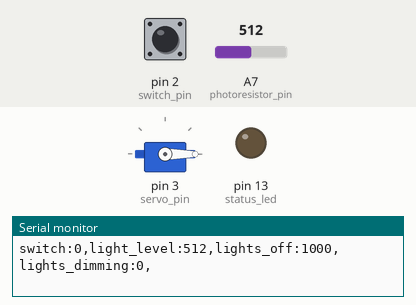
Simulated run of this sketch. Board: Arduino Nano, built with avr-gcc and run on an emulated ATmega328P. Parts: servo, output pins drawn as LEDs (lit = HIGH), the last lines printed to the serial monitor. The inputs (shaded band) are chosen by the test bench; at power-on: pin 2 (switch_pin) HIGH, A7 (photoresistor_pin) = 512.

Above: at 4.4 s.
4.5 s: pin 2 (switch_pin) pulled LOW for 1.2 s
At 6.3 s:
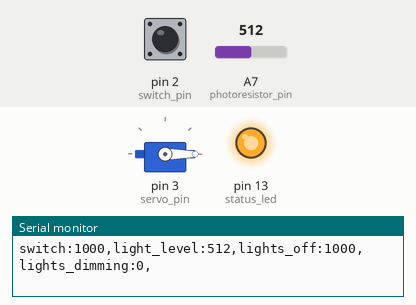
8.0 s: pin 2 (switch_pin) pulled LOW for 3.2 s
At 8.63 s:
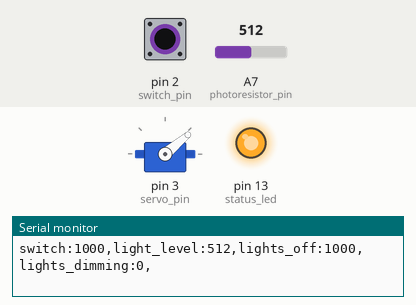
15.2 s: pin 2 (switch_pin) pulsed LOW 5 times (0.12 s each, 0.3 s apart)
At 19.2 s:
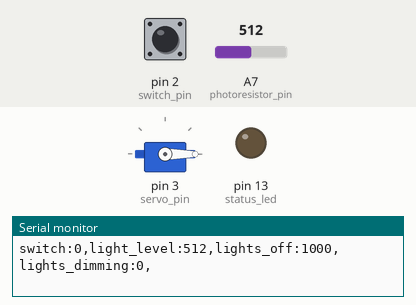
20.7 s: pin 2 (switch_pin) pulsed LOW 5 times (0.12 s each, 0.3 s apart)
At 21.8 s:
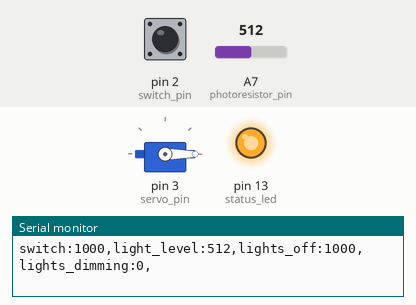
Timing chart, 0 to 24.8 s (numbered marks = the images above; inputs shaded):
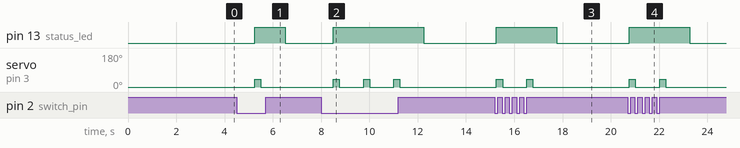

Measured:
- after the input at 4.5 s, pin 13 (status_led): LOW → HIGH after 0.75 s, → LOW 1.3 s later; servo on pin 3 (servo_pin): 0° → 40° after 0.75 s, → 0° 0.25 s later
- after the input at 8.0 s, pin 13 (status_led): LOW → HIGH after 0.51 s, → LOW 3.8 s later; servo on pin 3 (servo_pin): alternates 40° for 0.25 s and 0° for 1.0 s, 6 changes in all, then stays 0°, starting after 0.51 s
- after the input at 15.2 s, pin 13 (status_led): LOW → HIGH after 0.06 s, → LOW 2.5 s later; servo on pin 3 (servo_pin): alternates 40° for 0.25 s and 0° for 1.0 s, 4 changes in all, then stays 0°, starting after 0.06 s
- after the input at 20.7 s, pin 13 (status_led): LOW → HIGH after 0.07 s, → LOW 2.5 s later; servo on pin 3 (servo_pin): alternates 40° for 0.25 s and 0° for 1.0 s, 4 changes in all, then stays 0°, starting after 0.07 s

The sketch:

lightomatic3000.ino
```cpp
/**
 * @file lightomatic3000.ino
 * @author Scott Chow
 * @brief Runs the lightomatic3000 program to keep the lights on
 */

#include <Servo.h>

// Serial Comms variables
bool debug = true;
bool plot = true;
int baud_rate = 9600;

// Servo variables
Servo servo;          // create servo object to control a servo
int pos = 0;          // variable to store the servo position
int press_angle = 40; // how much the servo should turn to press the button

// Room state variables
static bool switch_on = false;
static bool lights_dimming = false;
static bool lights_off = false;

// Photoresistor light detection variables
// light levels calibrated based on 10k resistor running off of 5V
// Estimated based on 3.3V values (should be about 1.5x the 3.3V values)
int lightLevel = 0;
int threshold_dimming = 825; // threshold for the room lights to be considered dimming (525*1.515)
int threshold_off = 600;     // threshold for the room lights to be considered off (400*1.515)

// Pin Inputs
const int switch_pin = 2;
const int photoresistor_pin = A7;
// Pin Outputs
const int servo_pin = 3;
const int status_led = LED_BUILTIN; // 13 is built in LED

/**
 * @brief Updates the light status based on the photoresistor reading
 *        and prints out the status to a serial plotter if flag is set
 */
void update_light_status()
{
  photoresistor_loop(photoresistor_pin); // check room status
  if (debug || plot)
  {
    Serial.print("light_level:");
    Serial.print(lightLevel);
    Serial.print(",");
  }
  lights_off = lightLevel <= threshold_off;
  lights_dimming = !lights_off & (lightLevel <= threshold_dimming);
  if (plot)
  {
    Serial.print("lights_off:");
    Serial.print(1000 * (int)lights_off);
    Serial.print(",");
    Serial.print("lights_dimming:");
    Serial.print(1000 * (int)lights_dimming);
    Serial.print(",");
  }
}

/**
 * @brief Updates the switch status based on the switch reading
 *       and prints out the status to a serial plotter if flag is set
 */
void update_switch_status()
{
  switch_loop(switch_pin, status_led); // check if switch is on
  // If we are plotting, print switch status in
  // plottable format
  if (plot)
  {
    // Multiply by 1000 to make switch show up on plot with light level
    Serial.print("switch:");
    Serial.print(1000 * (int)switch_on);
    Serial.print(",");
  }
  // Otherwise just print status message as normal
  else if (debug)
  {
    Serial.print("Status: switch=");
    Serial.println(switch_on ? "on" : "off");
  }
}

/**
 * @brief Sets up the servo, photoresistor, and switch.
 *        Sets up serial comms if debug or plot flags are set
 */
void setup()
{
  servo_setup(servo_pin);
  photoresistor_setup(photoresistor_pin);
  switch_setup(switch_pin, status_led);

  if (debug | plot)
  {
    Serial.begin(baud_rate);
  }
  delay(1000 * 3); // wait 3 seconds before starting
}

/**
 * @brief Main execution loop
 *
 */
void loop()
{
  update_switch_status();
  update_light_status();

  // if the switch is on, and the room is dark, press the button
  if (switch_on)
  {
    // if lights are dimming give it 2 seconds to see if it is actually off
    // because someone pressed the light switch
    if (lights_dimming)
    {
      delay(2000);
      update_light_status();
    }
    // if the light are still dimming, do a double press
    if (lights_dimming)
    {
      press_button(press_angle);
      delay(1000);
      press_button(press_angle);
      if (debug & !plot)
      {
        Serial.println("Status: Lights/Dimming: Double Press");
      }
    }
    // if the lights are fully off, do a single press
    if (lights_off)
    {
      press_button(press_angle);
      if (debug & !plot)
      {
        Serial.println("Status: Lights/Off: Single Press");
      }
    }
  }
  if (debug | plot)
  {
    Serial.println();
  }
  delay(1000); // Run at 1Hz
}
```

photoresistor.ino
```cpp
/**
 * @brief Code for interfacing with the photoresistor.
 */

/**
 * @brief Sets the pin for the photoresistor
 *
 * @param pin the Analog pin number for the photoresistor
 */
void photoresistor_setup(int pin)
{
  pinMode(pin, INPUT); // Set photorestor pin as an input
}

/**
 * @brief Reads and stores the light level into the global variable lightLevel
 *
 * @param pin the Analog pin number for the photoresistor (Must be the same as passed into setup)
 */
void photoresistor_loop(int pin)
{
  lightLevel = analogRead(pin);
}
```

servo.ino
```cpp
/**
 * @brief Code for interfacing with the servo
 *
 * Based on the Arduino Servo library example:
 * https://docs.arduino.cc/learn/electronics/servo-motors
 *
 */

/**
 * @brief Sets the pin provided as a servo pin,
 *        sets the angle to zero, and waits 0.25 seconds
 *
 * @param servo_pin the Digital pin number for the servo
 */
void servo_setup(int servo_pin)
{
  // put your setup code here, to run once:
  servo.attach(servo_pin); // attaches the servo on pin 9 to the servo object
  servo.write(0);          // start at home position
  delay(250);
}

/**
 * @brief Presses the light switch by moving the servo to the specified angle
 *
 * @param angle the angle (in degrees) to move the servo
 */
void press_button(int angle)
{
  // Move servo to specified angle
  // run_servo(angle);
  servo.write(angle);
  delay(250); // wait 0.25 second
  // move servo back to start
  servo.write(0);
}
```

switch.ino
```cpp
/**
 * @brief Setus up the switch and status pins for turning on/off the lightomatic3000
 *
 * @param switch_pin the Digital pin number for the switch
 * @param status_led the Digital pin number for the status LED
 */
void switch_setup(int switch_pin, int status_led)
{
  pinMode(status_led, OUTPUT);
  pinMode(switch_pin, INPUT_PULLUP); // use internal pullup resistor
}

/**
 * @brief Checks if the switch is on and sets the global variable switch_on
 *
 * @param switch_pin the Digital pin number for the switch
 * @param status_led the Digital pin number for the status LED
 */
void switch_loop(int switch_pin, int status_led)
{
  // Check if switch is on
  switch_on = digitalRead(switch_pin) == LOW;
  // illuminate Arduino LED if switch is on
  digitalWrite(status_led, switch_on);
}
```
